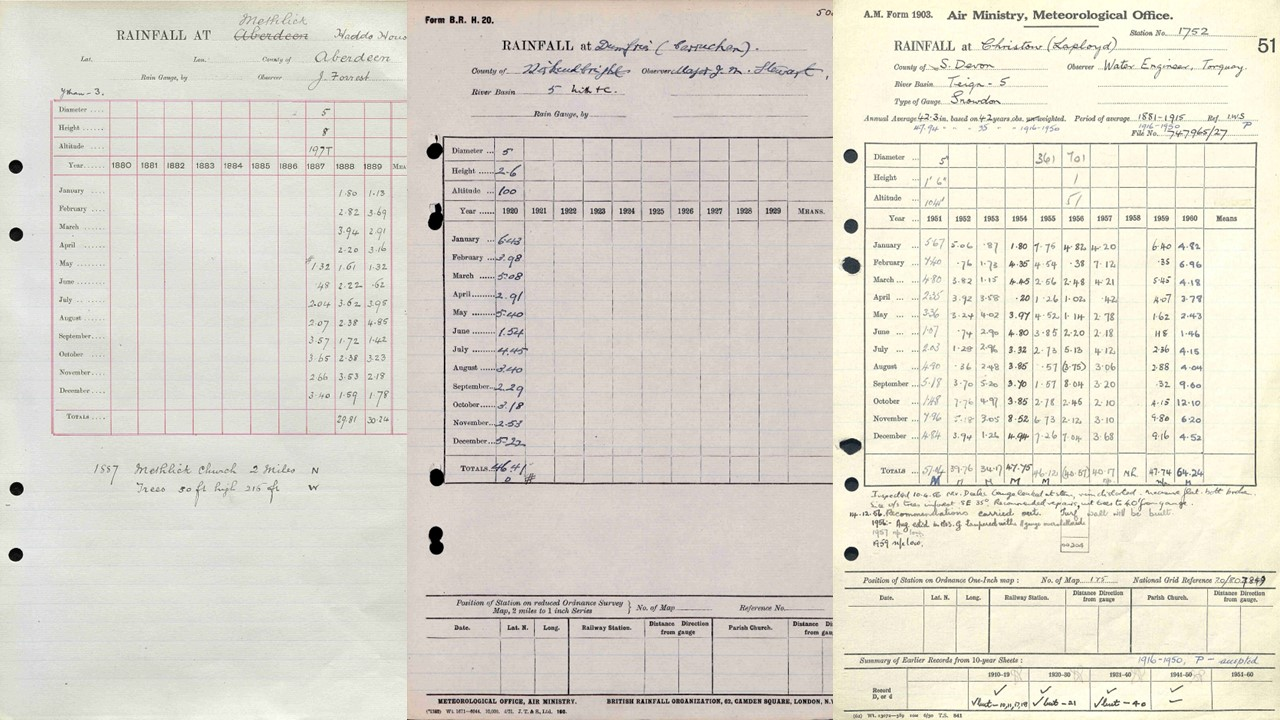
#> input picture _images/Image_samples.jpg, 1280 x 720 px, found by its file name
$ python split_image.py --filen ../../_images/Image_samples.jpg
#> lines starting #> are read from the running program, lines starting #| are printed output that depends on the picture; after the words box and inside, x2 and y2 are one past the last pixel; in counts of white or black regions, pixels touching at a corner belong together
### image_filtering/openCV_polygons/optimise_xy.py
# Functions for layout analysis

import os
import sys

import cv2
import numpy as np
import random

import scipy.optimize

import matplotlib
from matplotlib.backends.backend_agg import FigureCanvasAgg as FigureCanvas
from matplotlib.figure import Figure
from matplotlib.lines import Line2D
from matplotlib.patches import Circle

# Convert image to BW
def imageToBW(image):
    # To greyscale
    pImage = cv2.cvtColor(image.copy(), cv2.COLOR_BGR2GRAY)
    # Gaussian blur to denoise
    pImage = cv2.GaussianBlur(pImage, (9, 9), 0)
    # Adaptive threshold to convert to BW
    pImage = cv2.adaptiveThreshold(
        pImage, 255, cv2.ADAPTIVE_THRESH_GAUSSIAN_C, cv2.THRESH_BINARY, 7, 2
    )
    pImage = cv2.bitwise_not(pImage)
    kernel = np.array([[0.0, 1.0, 0.0], [1.0, 1.0, 1.0], [0.0, 1.0, 0.0]], np.uint8)
    pImage = cv2.dilate(pImage, kernel)
    return pImage


# Find line segments in the processed image
def imageToLines(image):
    fld = cv2.ximgproc.createFastLineDetector(25, 0.141, 50, 50, 0, False)
    lines = fld.detect(image.copy())

    # Find the nearly-vertical lines in the centre of the image
    nv = []
    for line in lines:
        if max(line[0][1], line[0][3]) > 1200:
            continue
        if min(line[0][1], line[0][3]) < 200:
            continue
        if (abs(line[0][0] - line[0][2]) / abs(line[0][1] - line[0][3])) < 0.1:
            nv.append(line)
    vlines = np.array(nv)

    # Find the nearly-horizontal lines in the centre of the image
    nv = []
    for line in lines:
        if max(line[0][1], line[0][3]) > 1200:
            continue
        if min(line[0][1], line[0][3]) < 200:
            continue
        if (abs(line[0][0] - line[0][2]) / abs(line[0][1] - line[0][3])) > 10:
            nv.append(line)
    hlines = np.array(nv)
    # Filter out lines at heights where the lines don't cover most
    # of the image width
    nv = []
    for h in range(300, 1200, 5):
        lc = np.where(np.logical_and(hlines[:, 0, 1] > h - 5, hlines[:, 0, 1] < h + 5))
        if len(lc[0]) == 0:
            continue
        lcl = hlines[lc]
        if np.min(lcl[:, 0, 0]) < 200 and np.max((lcl[:, 0, 0]) > 800):
            for line in lcl:
                nv.append(line)
    # hlines = np.array(nv)

    return {"vertical": vlines, "horizontal": hlines}


# Optimisation target function - offset and spacing for vertical lines
def fitVlines(x):
    offset = x[0]
    space = x[1]
    # Sum over each of the 11 boundary lines
    count = 0
    result = 0
    for lidx in range(11):
        # find all the x points in the region of the line
        lx = offset + space * lidx
        lxmin = lx - space * 0.6
        lxmax = lx + space * 0.6
        xsl = np.where(np.logical_and(xs > lxmin, xs <= lxmax))
        if (len(xsl[0])) > 0:
            xss = xs[xsl]
            xsl = np.sum((xss - lx) ** 2)
            result += np.sqrt(np.sum(xsl)) / len(xss)
            count += 1
        else:
            result += 1
            count += 1
    return result / count


# Optimisation function - find the vertical spacing and offset
def findVOS(vlines):
    # Put the x points into a single array
    global xs  # Needed by fitVlines and I can't work out how to pass it as argument
    xs = []
    for line in vlines:
        xs.append(line[0][0])
        xs.append(line[0][2])
    xs = np.array(xs)
    # Set initial bounds for spacing and offset
    offset_bounds = (190, 240)
    space_bounds = (54, 74)
    # Small search domain, so brute-force offset and space
    result = scipy.optimize.brute(fitVlines, (offset_bounds, space_bounds))
    return result


# Optimisation target function - find the horizontal spacings
def fitHlines(x):
    offset = x[0]
    spaceT = x[1]  # Height of totals row
    spaceM = x[2]  # Height of monthly data
    spaceY = x[3]  # Height of years row
    # Sum over each of the 4 boundary lines
    count = 0
    result = 0
    lRange = 5
    # Want lots of points on the lines
    for ly in (
        offset,
        offset - spaceT,
        offset - spaceT - spaceM,
        offset - spaceT - spaceM - spaceY,
    ):
        # find all the x points in the region of the line
        lymin = ly - lRange
        lymax = ly + lRange
        ysl = np.where(np.logical_and(ys > lymin, ys <= lymax))
        result += len(ysl[0])
    # also want few points between the lines
    lymax = offset + lRange
    lymin = offset - lRange - spaceT - spaceM - spaceY
    ysl = np.where(np.logical_and(ys > lymin, ys <= lymax))
    result -= len(ysl[0]) - result
    return result * -1


# Optimisation function - find the horizontal line spacings
# Uses the vertical fit to find the start points
def findHOS(hlines, vlines, vfit):
    # Estimate the top and bottom horizontal grid lines from the vertical fit

    # Put the y points into a single array
    global ys  # Needed by fitHlines and I can't work out how to pass it as argument
    ys = []
    for line in hlines:
        ys.append(line[0][1])
        ys.append(line[0][3])
    ys = np.array(ys)
    # Set initial bounds for spacing and offset
    offset_bounds = (920, 1125)
    T_bounds = (40, 70)
    M_bounds = (490, 585)
    Y_bounds = (30, 60)
    # Small search domain, so brute-force offset and spaces
    # result = scipy.optimize.brute(fitHlines, (offset_bounds, T_bounds, M_bounds, Y_bounds))
    result = scipy.optimize.brute(
        fitHlines, (offset_bounds, T_bounds, M_bounds, Y_bounds)
    )
    return result


# Overplot the line endpoints
# [101 lines left out: functions overplotVPoints, overplotHPoints, overplotVFit, overplotHFit, not called in this run]

### rainfall_rescue/divide_page/split_image.py
#!/usr/bin/env python

# Find vertical grid lines in a random sample of RR images

import os
import sys

import cv2
import numpy as np

sys.path.append("%s/../../image_filtering/openCV_polygons" % os.path.dirname(__file__))
from optimise_xy import imageToBW
from optimise_xy import imageToLines
from optimise_xy import overplotVPoints
from optimise_xy import fitVlines
from optimise_xy import findVOS
from optimise_xy import overplotVFit
from optimise_xy import overplotHPoints
from optimise_xy import fitHlines
from optimise_xy import findHOS
from optimise_xy import overplotHFit

import argparse

parser = argparse.ArgumentParser()
parser.add_argument("--filen", help="File name", type=str, required=True)
args = parser.parse_args()

# Load the source image
fName = "%s/Robot_Rainfall_Rescue/from_Ed/images/%s" % (
    os.getenv("SCRATCH"),
    args.filen,
)
sImage = cv2.imread(fName, cv2.IMREAD_UNCHANGED)
#> sImage is the input picture: shape (720, 1280, 3); mean B, G, R 206.8, 218, 222.2
if sImage is None:
    raise Exception("No such image file %s" % fName)

# Make the directory to put the sub-images in
sIDir = "%s/Robot_Rainfall_Rescue/sub-images/%s" % (
    os.getenv("SCRATCH"),
    args.filen[:-4],
)
if not os.path.isdir(sIDir):
    os.makedirs(sIDir)

# Standardise the size
sImage = cv2.resize(sImage, (1024, 1632))
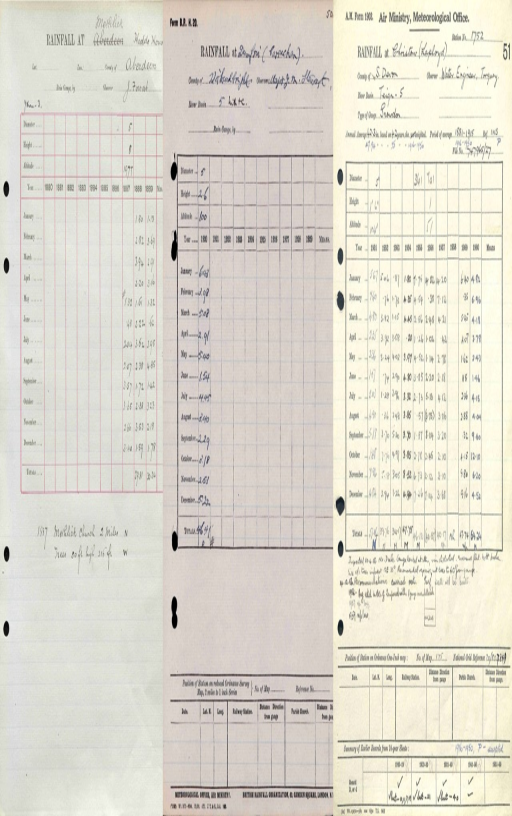
#> sImage: shape (1632, 1024, 3) (shown at 1/2 size); mean B, G, R 206.7, 217.9, 222
# Standarise the colour
pImage = imageToBW(sImage)
#> in imageToBW, `pImage = cv2.cvtColor(image.copy(), cv2.COLOR_BGR2GRAY)`:
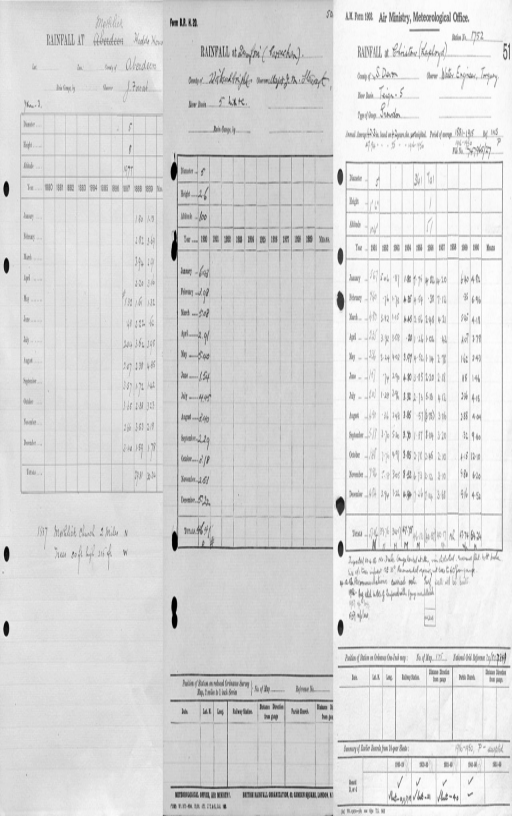
#> pImage: shape (1632, 1024) (shown at 1/2 size); min 0, max 254, mean 217.8
#> in imageToBW, `pImage = cv2.adaptiveThreshold( pImage, 255, cv2.ADAPTIVE_THRESH_GAUSS..`:
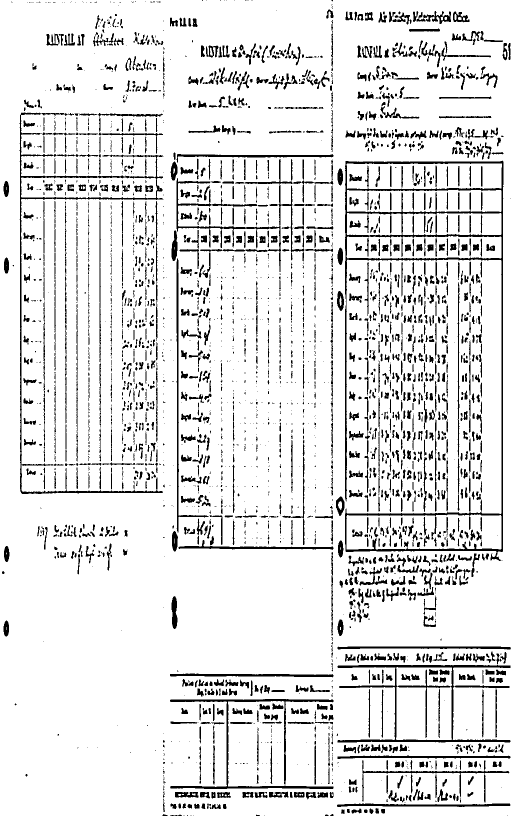
#> pImage: shape (1632, 1024) (shown at 1/2 size); 88.9% white; 2951 black regions (1428 under 20 px), largest, box (x1, y1, x2, y2) and area: (690, 321, 1007, 1122) 15389, (39, 225, 327, 988) 6708, (675, 1330, 1021, 1485) 5420
#> in imageToBW, `pImage = cv2.bitwise_not(pImage)`:
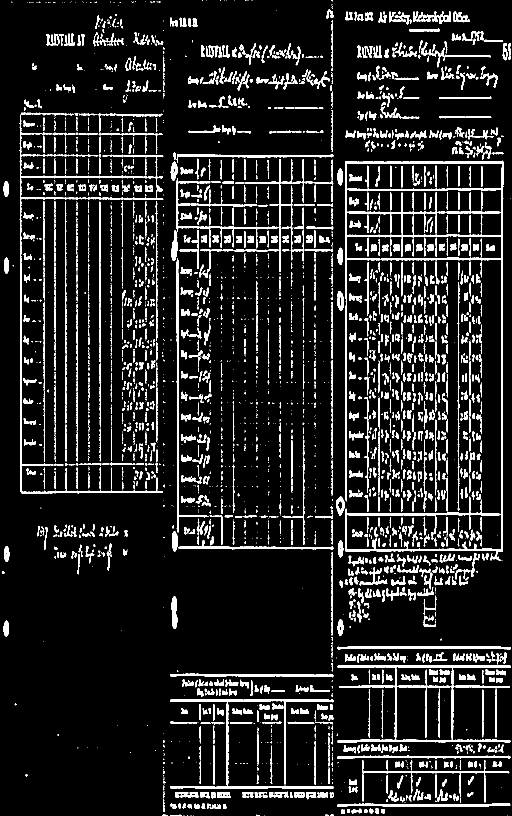
#> pImage: shape (1632, 1024) (shown at 1/2 size); 11.1% white; 2951 white regions (1428 under 20 px), largest, box (x1, y1, x2, y2) and area: (690, 321, 1007, 1122) 15389, (39, 225, 327, 988) 6708, (675, 1330, 1021, 1485) 5420
#> in imageToBW, `pImage = cv2.dilate(pImage, kernel)`:
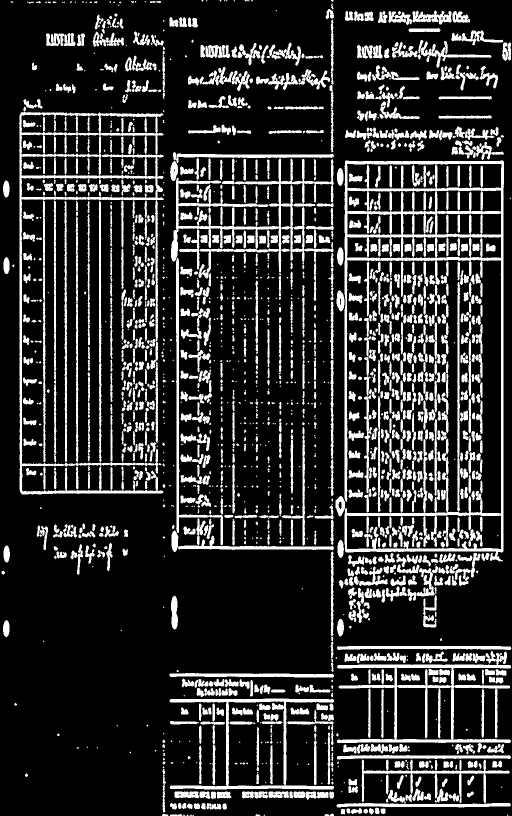
#> pImage: shape (1632, 1024) (shown at 1/2 size); 18.7% white; 1703 white regions (468 under 20 px), largest, box (x1, y1, x2, y2) and area: (689, 320, 1008, 1123) 32444, (38, 224, 328, 989) 21012, (342, 317, 668, 602) 14080
# Find line segments in the image
pLines = imageToLines(pImage)
#> in imageToLines, `lines = fld.detect(image.copy())`: lines = 1388 rows, first 6: [664, 60, 664, 142], [663, 132, 663, 60], [849, 62, 878, 62], [849, 61, 878, 61], [849, 60, 878, 60], [849, 59, 878, 59]
#> the loop in imageToLines, `for line in lines:` made 1388 passes
#> after the loop in imageToLines, `for line in lines:`: nv = 753 items, first 6: [[663, 218, 663, 246]], [[664, 247, 664, 303]], [[665, 220, 665, 294]], [[664, 220, 664, 246]], [[42, 986, 42, 231]], [[41, 985, 41, 232]]
#> in imageToLines, `vlines = np.array(nv)`: vlines = 753 rows, first 6: [663, 218, 663, 246], [664, 247, 664, 303], [665, 220, 665, 294], [664, 220, 664, 246], [42, 986, 42, 231], [41, 985, 41, 232]
#> after the loop in imageToLines, `for line in lines:`: nv = 275 items, first 6: [[588, 216, 647, 216]], [[588, 215, 635, 215]], [[593, 214, 634, 214]], [[635, 217, 589, 217]], [[82, 227, 134, 227]], [[157, 229, 326, 229]]
#> in imageToLines, `hlines = np.array(nv)`: hlines = 275 rows, first 6: [588, 216, 647, 216], [588, 215, 635, 215], [593, 214, 634, 214], [635, 217, 589, 217], [82, 227, 134, 227], [157, 229, 326, 229]
#> the loop in imageToLines, `for h in range(300, 1200, 5):` made 180 passes
#> lc on passes 1, 2, 4: (empty array,), ([40, 41, 45],), ([34, 36, 37, 38, 42, 43, 46, 47, 49, 50, 51],)
#> after the loop in imageToLines, `for h in range(300, 1200, 5):`: nv = []
#> pLines = 2 items
# Find the grid outlines
vfit = findVOS(pLines["vertical"])
#> the loop in findVOS, `for line in vlines:` made 753 passes
#> after the loop in findVOS, `for line in vlines:`: xs = 1506 values, max 1007 at index 168, min 39 at index 20, mean 596.9
#> the loop in fitVlines, `for lidx in range(11):` made 11 passes
#> result on passes 1 to 11: 1.72, 4.01, 5.39, 6.01, 7.99, 9.64, 12.67, 14.25, 15.97, 17.29, 18.78
#> after the loop in fitVlines, `for lidx in range(11):`: count = 11; result = 18.78; xss = 124 values, max 759 at index 38, min 733 at index 46, mean 742.9
#> the loop in fitVlines (call 2), `for lidx in range(11):` made 11 passes
#> (lx, lxmin, lxmax, result) on passes 1 to 11: (190, 157, 223, 1.79), (245.1, 212, 278.1, 4.16), (300.1, 267.1, 333.1, 5.38), (355.2, 322.1, 388.2, 6.24), (410.2, 377.2, 443.2, 8.88), (465.3, 432.2, 498.3, 10.55), (520.3, 487.3, 553.3, 14.2), (575.4, 542.3, 608.4, 16.16), (630.4, 597.4, 663.5, 18.75), (685.5, 652.4, 718.5, 20.59), (740.5, 707.5, 773.6, 21.56)
hfit = findHOS(pLines["horizontal"], pLines["vertical"], vfit)
#> the loop in findHOS, `for line in hlines:` made 275 passes
#> the loop in fitHlines (call 2), `for ly in ( offset, offset - spaceT, offset - spaceT - spaceM, offset ..` made 4 passes
#> ly on passes 1 to 4: 920, 880, 390, 358.4

# Extract and image region with 1 month's data
def getSubImage(yIdx, mIdx):
    pad = 5
    pLeft = int(vfit[0] + vfit[1] * (yIdx - 1) - pad)
    pRight = int(vfit[0] + vfit[1] * yIdx + pad)
    hSpace = hfit[2] / 13
    pTop = int(hfit[0] - hfit[1] - hfit[2] + hSpace * (mIdx - 0.5) - pad)
    pBottom = int(hfit[0] - hfit[1] - hfit[2] + hSpace * (mIdx + 0.5) + pad)
    subImage = sImage[pTop:pBottom, pLeft:pRight].copy()
    return subImage


# Store all the sub-images
for yIdx in range(1, 11):
    for mIdx in range(1, 13):
        subImg = getSubImage(yIdx, mIdx)
        cv2.imwrite("%s/%02d_%02d.jpg" % (sIDir, yIdx, mIdx), subImg)
#> this loop made 10 passes
#> pass 1, in getSubImage (call 3), `subImage = sImage[pTop:pBottom, pLeft:pRight].copy()`:
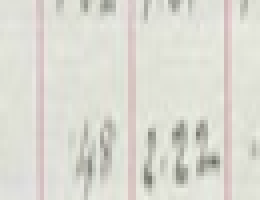
#> subImage: shape (50, 65, 3) (shown 4 times larger); mean B, G, R 210.2, 218.8, 219.4
#> pass 1, in getSubImage (call 4), `subImage = sImage[pTop:pBottom, pLeft:pRight].copy()`:
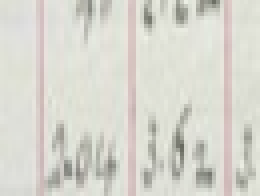
#> subImage: shape (49, 65, 3) (shown 4 times larger); mean B, G, R 206.6, 215.1, 215.8

$ run again, on _images/SmolVLM_Granite_Gemma_trained_example.jpg
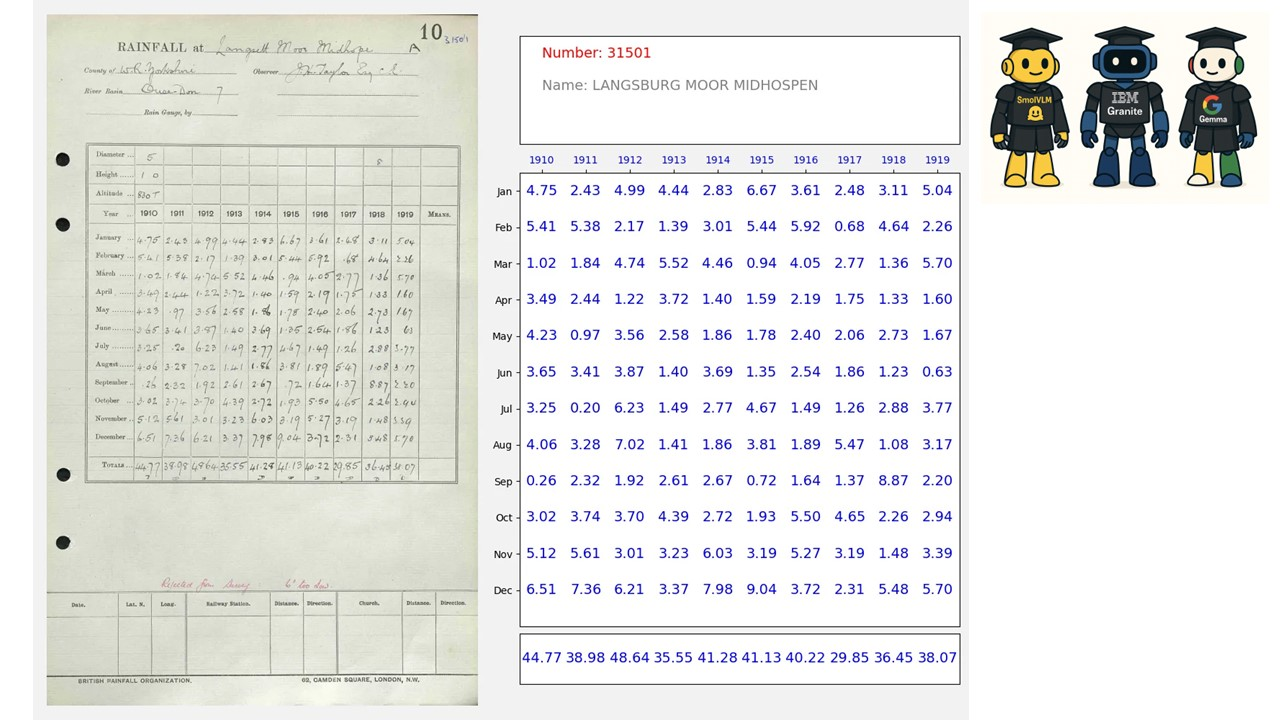
#> input picture _images/SmolVLM_Granite_Gemma_trained_example.jpg, 1280 x 720 px, found by its file name
#> sImage is the input picture: shape (720, 1280, 3); mean B, G, R 228.5, 231.7, 231.1
#> sImage: shape (1632, 1024, 3)
#> in imageToBW, `pImage = cv2.dilate(pImage, kernel)`:
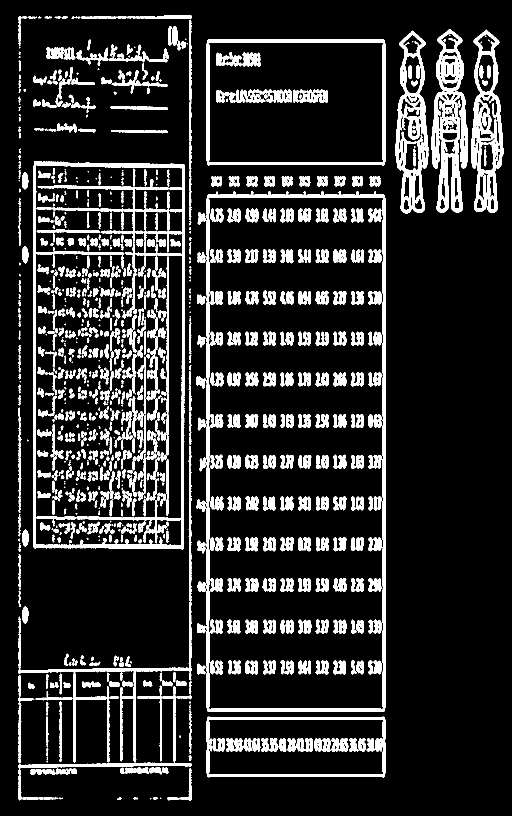
#> pImage: shape (1632, 1024) (shown at 1/2 size); 14.9% white; 1071 white regions (197 under 20 px), largest, box (x1, y1, x2, y2) and area: (66, 322, 370, 1099) 21906, (412, 382, 771, 1424) 17078, (863, 58, 936, 425) 12729
#> lines = 873 rows, first 6: [333, 36, 381, 36], [333, 35, 381, 35], [333, 34, 381, 34], [333, 33, 381, 33], [333, 32, 381, 32], [333, 31, 380, 31]
#> the loop in imageToLines, `for line in lines:` made 873 passes
#> after the loop in imageToLines, `for line in lines:`: nv = 419 items, first 6: [[380, 354, 380, 212]], [[930, 335, 930, 219]], [[999, 224, 999, 290]], [[1000, 291, 1000, 333]], [[844, 210, 844, 237]], [[852, 302, 852, 334]]
#> vlines = 419 rows, first 6: [380, 354, 380, 212], [930, 335, 930, 219], [999, 224, 999, 290], [1000, 291, 1000, 333], [844, 210, 844, 237], [852, 302, 852, 334]
#> after the loop in imageToLines, `for line in lines:`: nv = 162 items, first 6: [[226, 216, 335, 216]], [[226, 215, 334, 215]], [[226, 214, 325, 214]], [[226, 213, 259, 213]], [[334, 217, 238, 217]], [[334, 218, 273, 218]]
#> hlines = 162 rows, first 6: [226, 216, 335, 216], [226, 215, 334, 215], [226, 214, 325, 214], [226, 213, 259, 213], [334, 217, 238, 217], [334, 218, 273, 218]
#> the loop in imageToLines, `for h in range(300, 1200, 5):` made 180 passes
#> lc on passes 1 to 3: (empty array,), (empty array,), (empty array,)
#> after the loop in imageToLines, `for h in range(300, 1200, 5):`: nv = []
#> pLines = 2 items
#> the loop in findVOS, `for line in vlines:` made 419 passes
#> after the loop in findVOS, `for line in vlines:`: xs = 838 values, max 1004 at index 220, min 38 at index 750, mean 620.8
#> the loop in fitVlines, `for lidx in range(11):` made 11 passes
#> (xss, result) on passes 6, 9, 10: ([479, 479], 23.03), ([647, 647], 42.71), ([647, 647], 63.21)
#> after the loop in fitVlines, `for lidx in range(11):`: count = 11; result = 64.21
#> the loop in fitVlines (call 2), `for lidx in range(11):` made 11 passes
#> (lx, lxmin, lxmax, xss, result) on passes 6, 9: (465.3, 432.2, 498.3, [479, 479], 19.4), (630.4, 597.4, 663.5, [647, 647], 33.13)
#> the loop in findHOS, `for line in hlines:` made 162 passes
#> the loop in fitHlines (call 2), `for ly in ( offset, offset - spaceT, offset - spaceT - spaceM, offset ..` made 4 passes
#> ly on passes 1 to 4: 920, 880, 390, 358.4
#> the loop `for yIdx in range(1, 11):` made 10 passes
#> pass 1, in getSubImage (call 4), `subImage = sImage[pTop:pBottom, pLeft:pRight].copy()`:
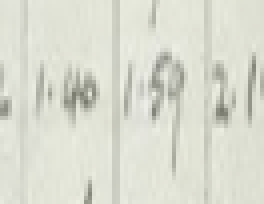
#> subImage: shape (51, 66, 3) (shown 4 times larger); mean B, G, R 207.9, 220.1, 218.2
